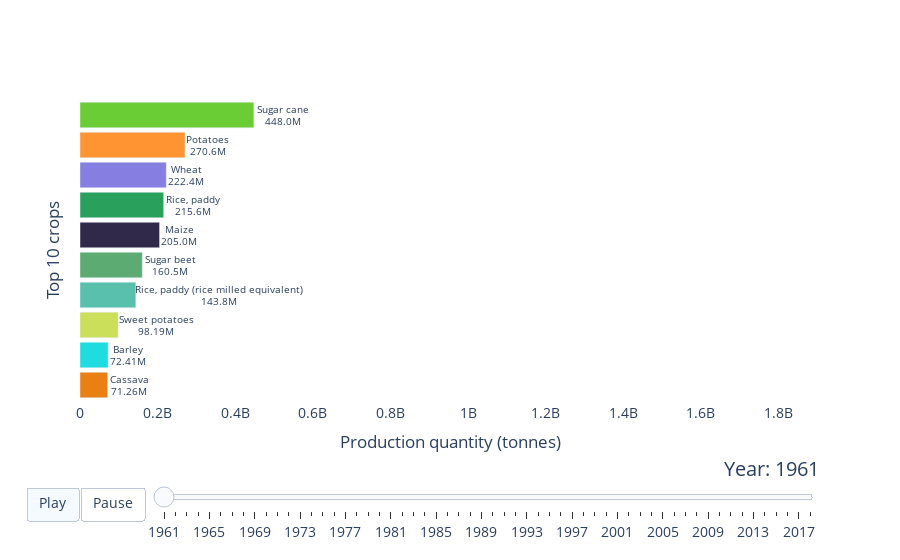

This figure's notebook cell:
### Code cell
my_raceplot = barplot(
    data, item_column="Item", value_column="Value", time_column="Year"
)

my_raceplot.plot(
    item_label="Top 10 crops",
    value_label="Production quantity (tonnes)",
    time_label="Year: ",  ## overwrites default `Date: `
    frame_duration=800,
)

### Figure 1 — Plotly figure (JSON) as saved in the notebook; plotly's stock layout.template omitted (floating-point values rounded to 4 significant figures)
{"data": [{"cliponaxis": false, "hoverinfo": "all", "marker": {"color": ["rgb(234, 127, 19)", "rgb(31, 220, 223)", "rgb(204, 223, 90)", "rgb(88, 192, 172)", "rgb(92, 171, 115)", "rgb(49, 41, 74)", "rgb(41, 160, 91)", "rgb(135, 126, 225)", "rgb(255, 148, 50)", "rgb(106, 205, 53)"]}, "orientation": "h", "textangle": 0, "textposition": "outside", "texttemplate": "%{y}<br>%{x:.4s}", "type": "bar", "x": [71259839, 72411104, 98192635, 143836304, 160501987, 205027583, 215646633, 222357231, 270552196, 447977522], "y": ["Cassava", "Barley", "Sweet potatoes", "Rice, paddy (rice milled equivalent)", "Sugar beet", "Maize", "Rice, paddy", "Wheat", "Potatoes", "Sugar cane"]}], "layout": {"bargap": 0.15, "font": {"size": 14}, "plot_bgcolor": "#FFFFFF", "sliders": [{"active": 0, "currentvalue": {"font": {"size": 20}, "prefix": "Year: ", "visible": true, "xanchor": "right"}, "len": 0.9, "pad": {"b": 10, "t": 50}, "steps": [{"args": [["1961"], {"frame": {"duration": 800, "redraw": false}, "mode": "immediate", "transition": {"duration": 800}}], "label": "1961", "method": "animate"}, {"args": [["1962"], {"frame": {"duration": 800, "redraw": false}, "mode": "immediate", "transition": {"duration": 800}}], "label": "1962", "method": "animate"}, {"args": [["1963"], {"frame": {"duration": 800, "redraw": false}, "mode": "immediate", "transition": {"duration": 800}}], "label": "1963", "method": "animate"}, {"args": [["1964"], {"frame": {"duration": 800, "redraw": false}, "mode": "immediate", "transition": {"duration": 800}}], "label": "1964", "method": "animate"}, {"args": [["1965"], {"frame": {"duration": 800, "redraw": false}, "mode": "immediate", "transition": {"duration": 800}}], "label": "1965", "method": "animate"}, {"args": [["1966"], {"frame": {"duration": 800, "redraw": false}, "mode": "immediate", "transition": {"duration": 800}}], "label": "1966", "method": "animate"}, {"args": [["1967"], {"frame": {"duration": 800, "redraw": false}, "mode": "immediate", "transition": {"duration": 800}}], "label": "1967", "method": "animate"}, {"args": [["1968"], {"frame": {"duration": 800, "redraw": false}, "mode": "immediate", "transition": {"duration": 800}}], "label": "1968", "method": "animate"}, {"args": [["1969"], {"frame": {"duration": 800, "redraw": false}, "mode": "immediate", "transition": {"duration": 800}}], "label": "1969", "method": "animate"}, {"args": [["1970"], {"frame": {"duration": 800, "redraw": false}, "mode": "immediate", "transition": {"duration": 800}}], "label": "1970", "method": "animate"}, {"args": [["1971"], {"frame": {"duration": 800, "redraw": false}, "mode": "immediate", "transition": {"duration": 800}}], "label": "1971", "method": "animate"}, {"args": [["1972"], {"frame": {"duration": 800, "redraw": false}, "mode": "immediate", "transition": {"duration": 800}}], "label": "1972", "method": "animate"}, {"args": [["1973"], {"frame": {"duration": 800, "redraw": false}, "mode": "immediate", "transition": {"duration": 800}}], "label": "1973", "method": "animate"}, {"args": [["1974"], {"frame": {"duration": 800, "redraw": false}, "mode": "immediate", "transition": {"duration": 800}}], "label": "1974", "method": "animate"}, {"args": [["1975"], {"frame": {"duration": 800, "redraw": false}, "mode": "immediate", "transition": {"duration": 800}}], "label": "1975", "method": "animate"}, {"args": [["1976"], {"frame": {"duration": 800, "redraw": false}, "mode": "immediate", "transition": {"duration": 800}}], "label": "1976", "method": "animate"}, {"args": [["1977"], {"frame": {"duration": 800, "redraw": false}, "mode": "immediate", "transition": {"duration": 800}}], "label": "1977", "method": "animate"}, {"args": [["1978"], {"frame": {"duration": 800, "redraw": false}, "mode": "immediate", "transition": {"duration": 800}}], "label": "1978", "method": "animate"}, {"args": [["1979"], {"frame": {"duration": 800, "redraw": false}, "mode": "immediate", "transition": {"duration": 800}}], "label": "1979", "method": "animate"}, {"args": [["1980"], {"frame": {"duration": 800, "redraw": false}, "mode": "immediate", "transition": {"duration": 800}}], "label": "1980", "method": "animate"}, {"args": [["1981"], {"frame": {"duration": 800, "redraw": false}, "mode": "immediate", "transition": {"duration": 800}}], "label": "1981", "method": "animate"}, {"args": [["1982"], {"frame": {"duration": 800, "redraw": false}, "mode": "immediate", "transition": {"duration": 800}}], "label": "1982", "method": "animate"}, {"args": [["1983"], {"frame": {"duration": 800, "redraw": false}, "mode": "immediate", "transition": {"duration": 800}}], "label": "1983", "method": "animate"}, {"args": [["1984"], {"frame": {"duration": 800, "redraw": false}, "mode": "immediate", "transition": {"duration": 800}}], "label": "1984", "method": "animate"}, {"args": [["1985"], {"frame": {"duration": 800, "redraw": false}, "mode": "immediate", "transition": {"duration": 800}}], "label": "1985", "method": "animate"}, {"args": [["1986"], {"frame": {"duration": 800, "redraw": false}, "mode": "immediate", "transition": {"duration": 800}}], "label": "1986", "method": "animate"}, {"args": [["1987"], {"frame": {"duration": 800, "redraw": false}, "mode": "immediate", "transition": {"duration": 800}}], "label": "1987", "method": "animate"}, {"args": [["1988"], {"frame": {"duration": 800, "redraw": false}, "mode": "immediate", "transition": {"duration": 800}}], "label": "1988", "method": "animate"}, {"args": [["1989"], {"frame": {"duration": 800, "redraw": false}, "mode": "immediate", "transition": {"duration": 800}}], "label": "1989", "method": "animate"}, {"args": [["1990"], {"frame": {"duration": 800, "redraw": false}, "mode": "immediate", "transition": {"duration": 800}}], "label": "1990", "method": "animate"}, {"args": [["1991"], {"frame": {"duration": 800, "redraw": false}, "mode": "immediate", "transition": {"duration": 800}}], "label": "1991", "method": "animate"}, {"args": [["1992"], {"frame": {"duration": 800, "redraw": false}, "mode": "immediate", "transition": {"duration": 800}}], "label": "1992", "method": "animate"}, {"args": [["1993"], {"frame": {"duration": 800, "redraw": false}, "mode": "immediate", "transition": {"duration": 800}}], "label": "1993", "method": "animate"}, {"args": [["1994"], {"frame": {"duration": 800, "redraw": false}, "mode": "immediate", "transition": {"duration": 800}}], "label": "1994", "method": "animate"}, {"args": [["1995"], {"frame": {"duration": 800, "redraw": false}, "mode": "immediate", "transition": {"duration": 800}}], "label": "1995", "method": "animate"}, {"args": [["1996"], {"frame": {"duration": 800, "redraw": false}, "mode": "immediate", "transition": {"duration": 800}}], "label": "1996", "method": "animate"}, {"args": [["1997"], {"frame": {"duration": 800, "redraw": false}, "mode": "immediate", "transition": {"duration": 800}}], "label": "1997", "method": "animate"}, {"args": [["1998"], {"frame": {"duration": 800, "redraw": false}, "mode": "immediate", "transition": {"duration": 800}}], "label": "1998", "method": "animate"}, {"args": [["1999"], {"frame": {"duration": 800, "redraw": false}, "mode": "immediate", "transition": {"duration": 800}}], "label": "1999", "method": "animate"}, {"args": [["2000"], {"frame": {"duration": 800, "redraw": false}, "mode": "immediate", "transition": {"duration": 800}}], "label": "2000", "method": "animate"}, {"args": [["2001"], {"frame": {"duration": 800, "redraw": false}, "mode": "immediate", "transition": {"duration": 800}}], "label": "2001", "method": "animate"}, {"args": [["2002"], {"frame": {"duration": 800, "redraw": false}, "mode": "immediate", "transition": {"duration": 800}}], "label": "2002", "method": "animate"}, {"args": [["2003"], {"frame": {"duration": 800, "redraw": false}, "mode": "immediate", "transition": {"duration": 800}}], "label": "2003", "method": "animate"}, {"args": [["2004"], {"frame": {"duration": 800, "redraw": false}, "mode": "immediate", "transition": {"duration": 800}}], "label": "2004", "method": "animate"}, {"args": [["2005"], {"frame": {"duration": 800, "redraw": false}, "mode": "immediate", "transition": {"duration": 800}}], "label": "2005", "method": "animate"}, {"args": [["2006"], {"frame": {"duration": 800, "redraw": false}, "mode": "immediate", "transition": {"duration": 800}}], "label": "2006", "method": "animate"}, {"args": [["2007"], {"frame": {"duration": 800, "redraw": false}, "mode": "immediate", "transition": {"duration": 800}}], "label": "2007", "method": "animate"}, {"args": [["2008"], {"frame": {"duration": 800, "redraw": false}, "mode": "immediate", "transition": {"duration": 800}}], "label": "2008", "method": "animate"}, {"args": [["2009"], {"frame": {"duration": 800, "redraw": false}, "mode": "immediate", "transition": {"duration": 800}}], "label": "2009", "method": "animate"}, {"args": [["2010"], {"frame": {"duration": 800, "redraw": false}, "mode": "immediate", "transition": {"duration": 800}}], "label": "2010", "method": "animate"}, {"args": [["2011"], {"frame": {"duration": 800, "redraw": false}, "mode": "immediate", "transition": {"duration": 800}}], "label": "2011", "method": "animate"}, {"args": [["2012"], {"frame": {"duration": 800, "redraw": false}, "mode": "immediate", "transition": {"duration": 800}}], "label": "2012", "method": "animate"}, {"args": [["2013"], {"frame": {"duration": 800, "redraw": false}, "mode": "immediate", "transition": {"duration": 800}}], "label": "2013", "method": "animate"}, {"args": [["2014"], {"frame": {"duration": 800, "redraw": false}, "mode": "immediate", "transition": {"duration": 800}}], "label": "2014", "method": "animate"}, {"args": [["2015"], {"frame": {"duration": 800, "redraw": false}, "mode": "immediate", "transition": {"duration": 800}}], "label": "2015", "method": "animate"}, {"args": [["2016"], {"frame": {"duration": 800, "redraw": false}, "mode": "immediate", "transition": {"duration": 800}}], "label": "2016", "method": "animate"}, {"args": [["2017"], {"frame": {"duration": 800, "redraw": false}, "mode": "immediate", "transition": {"duration": 800}}], "label": "2017", "method": "animate"}, {"args": [["2018"], {"frame": {"duration": 800, "redraw": false}, "mode": "immediate", "transition": {"duration": 800}}], "label": "2018", "method": "animate"}], "transition": {"duration": 300, "easing": "cubic-in-out"}, "x": 0.1, "xanchor": "left", "y": 0, "yanchor": "top"}], "updatemenus": [{"buttons": [{"args": [null, {"frame": {"duration": 800, "redraw": false}, "fromcurrent": true, "transition": {"duration": 800, "easing": "quadratic-in-out"}}], "label": "Play", "method": "animate"}, {"args": [[null], {"frame": {"duration": 0, "redraw": false}, "mode": "immediate", "transition": {"duration": 0}}], "label": "Pause", "method": "animate"}], "direction": "left", "pad": {"r": 10, "t": 87}, "showactive": true, "type": "buttons", "x": 0.1, "xanchor": "right", "y": 0, "yanchor": "top"}], "xaxis": {"range": [0, 1907024730], "showline": true, "showticklabels": true, "title": {"text": "Production quantity (tonnes)"}, "visible": true}, "yaxis": {"showline": false, "showticklabels": false, "title": {"text": "Top 10 crops"}, "visible": true}}}
